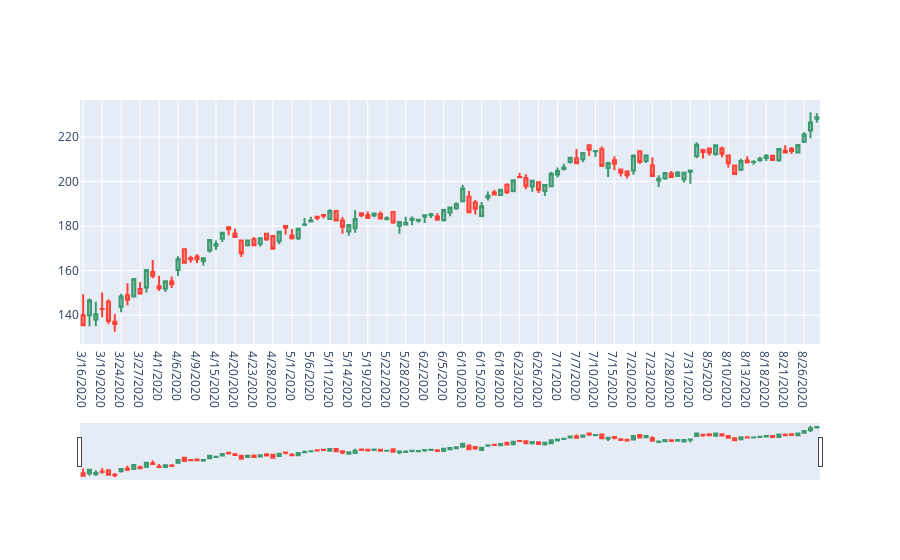

Notebook cell for this chart:
### Code cell
fig = go.Figure(data=[go.Candlestick(x=Microsoft['Date'],
                                    open = Microsoft['Open'],
                                    high = Microsoft['High'],
                                    low = Microsoft['Low'],
                                    close = Microsoft['Close'])])
fig.show()
